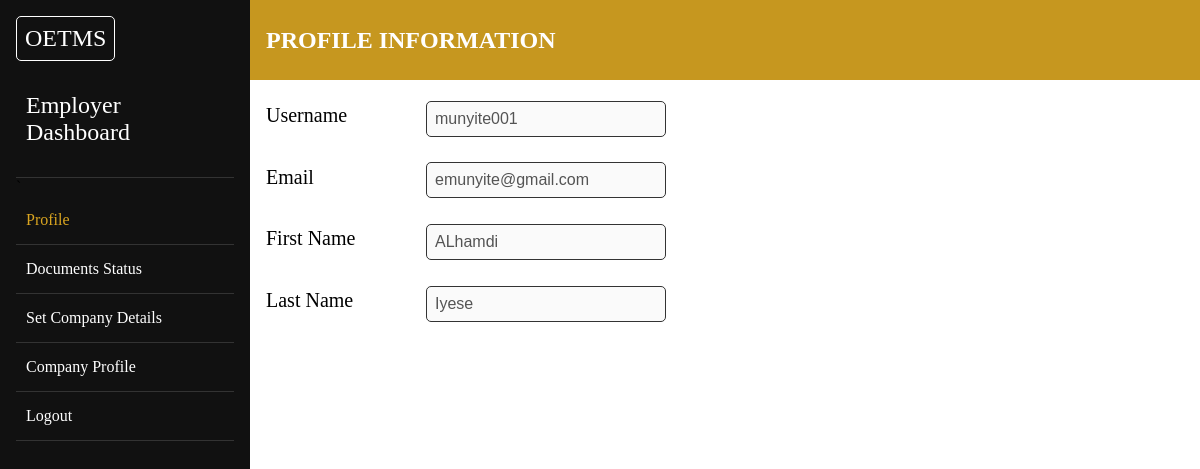
The app's page /employer/dashboard/1 (signed in) with its own data.
### tables this page shows
CREATE TABLE EMPLOYERS (
id INTEGER PRIMARY KEY AUTOINCREMENT,
username TEXT UNIQUE NOT NULL,
password_hash TEXT NOT NULL,
email TEXT NOT NULL,
first_name TEXT NOT NULL,
last_name TEXT NOT NULL,
company TEXT NOT NULL
, industry TEXT, company_size TEXT, address TEXT, contact TEXT);

### app.py (the view)
@app.route("/employer/dashboard/<int:id>", methods=["GET"])
@login_required
def employer_dashboard(id):
    user_id = int(id)
    user_details = {}
    conn = get_db()
    db = conn.cursor()
    if session["user_id"] != user_id:
        flash("Unauthorized access!")
        return redirect("/employer/dashboard/{}".format(session["user_id"]))
    user = db.execute("SELECT * FROM EMPLOYERS WHERE id = ?", (id,)).fetchall()
    documents = db.execute("SELECT * FROM EMPLOYER_DOCUMENTS WHERE user_id = ?", (user_id,)).fetchall()
    if len(user) != 1:
        return redirect("/login/employer")
    user_details = user[0]
    conn.commit()
    conn.close()
    """ Employer Dashboard """
    return render_template("employer-dashboard.html", user_details=user_details, user_documents=documents)

### app.py (called while the page is built)
def get_db():
    db = getattr(g, '_database', None)
    if db is None:
        db = g._database = sqlite3.connect(DATABASE)
        db.row_factory = make_dicts
        return db

@app.teardown_appcontext
def close_connection(exception):
    db = getattr(g, '_database', None)
    if db is not None:
        db.close()

def make_dicts(cursor, row):
    return dict((cursor.description[idx][0], value) for idx, value in enumerate(row))

### helpers.py (called while the page is built)
def login_required(f):
    @wraps(f)
    def decorated_function(*args, **kwargs):
        if session.get("user_id") is None:
            return redirect("/")
        return f(*args, **kwargs)
    return decorated_function

### templates/employer-dashboard.html (shortened to what this page needs)
{% extends "dashboard-layout.html" %}
{% block home %}
    <a href="/employer/dashboard/{{ user_details['id'] }}" class="home">OETMS</a>
{% endblock %}
{% block dashboard_name %}
    <p class="dashboard_name">Employer Dashboard</p>
{% endblock %}
{% block sidebar %}`
<li><a href="#" class="sidebar-links active" data-target="profile">Profile</a></li>
    <li><a href="#" class="sidebar-links" data-target="documents">Documents Status</a></li>
    <li><a href="#" class="sidebar-links" data-target="set-company-details">Set Company Details</a></li>
    <li><a href="#" class="sidebar-links" data-target="company-profile">Company Profile</a></li>
<li><a href="/logout">Logout</a></li>
{% endblock %}
{% block display %}
<div id="profile" class="display-container" style="display: block;">
        <div class="title-box">
            <h2>PROFILE INFORMATION</h2>
        </div>
        <div class="content-box">
            <div class="input-box">
                <label for="username">Username</label>
                <input type="text" id="username" name="username" value="{{ user_details['username']}}" disabled>
            </div>
            <div class="input-box">
                <label for="username">Email</label>
                <input type="email" id="email" name="email" value="{{ user_details['email']}}" disabled>
            </div>
            <div class="input-box">
                <label for="first_name">First Name</label>
                <input type="text" id="first_name" name="first_name" value="{{ user_details['first_name']}}" disabled>
            </div>
            <div class="input-box">
                <label for="last_name">Last Name</label>
                <input type="text" id="last_name" name="last_name" value="{{ user_details['last_name']}}" disabled>
            </div>
        </div>
    </div>
{% endblock %}

### static/styles/dashboard.css (style rules this page uses)
* { margin: 0; padding: 0; box-sizing: border-box; text-decoration: none; }
body { width: 100%; min-height: 100vh; overflow-x: hidden; }
.sidebar .logo a { color: white; font-size: 1.5rem; }
.sidebar .dashboard_name { color: white; font-size: 1.5rem; margin: 1rem 0; }
.sidebar ul li { padding: 15px 10px; border-bottom: 1px solid #333; }
.active { color: goldenrod !important; }
.sidebar ul li a { color: white; }
.display .display-container { width: 100%; min-height: 100vh; overflow-x: hidden; }
.display-container .title-box { width: 100%; height: 5rem; background-color: rgb(198, 151, 31); display: flex; align-items: center; padding: 1rem; color: white; }
.display-container .content-box { width: 100%; height: 100%; }
.display-container .content-box .input-box { display: flex; flex-direction: column; margin: 1rem; }
#profile .content-box .input-box { max-width: 400px; flex-direction: row; justify-content: space-between; }
.input-box label { font-size: 20px; font-weight: 500; margin: 0.5rem 0 0.3rem; }
.input-box input { padding: 0.5rem; font-size: 1rem; border: 1px solid #333; border-radius: 5px; margin: 0.3rem 0; width: 15rem; }

### records on screen
EMPLOYERS: username "munyite001", email "emunyite@gmail.com", first_name "ALhamdi", last_name "Iyese"
